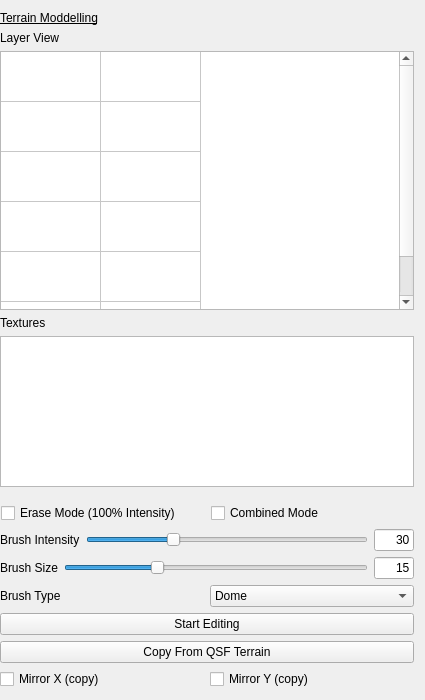
<?xml version="1.0" encoding="UTF-8"?>
<ui version="4.0">
 <class>TerrainTexturingToolbox</class>
 <widget class="QWidget" name="TerrainTexturingToolbox">
  <property name="windowModality">
   <enum>Qt::WindowModal</enum>
  </property>
  <property name="enabled">
   <bool>true</bool>
  </property>
  <property name="geometry">
   <rect>
    <x>0</x>
    <y>0</y>
    <width>425</width>
    <height>700</height>
   </rect>
  </property>
  <property name="minimumSize">
   <size>
    <width>256</width>
    <height>384</height>
   </size>
  </property>
  <property name="maximumSize">
   <size>
    <width>16777215</width>
    <height>16777215</height>
   </size>
  </property>
  <property name="focusPolicy">
   <enum>Qt::StrongFocus</enum>
  </property>
  <property name="windowTitle">
   <string>ID_INDICATOR_TITLE</string>
  </property>
  <layout class="QVBoxLayout" name="verticalLayout">
   <property name="spacing">
    <number>6</number>
   </property>
   <property name="leftMargin">
    <number>0</number>
   </property>
   <item>
    <widget class="QLabel" name="label_4">
     <property name="maximumSize">
      <size>
       <width>16777215</width>
       <height>40</height>
      </size>
     </property>
     <property name="styleSheet">
      <string notr="true">font: 75 10pt &quot;MS Shell Dlg 2&quot;;
text-decoration: underline;</string>
     </property>
     <property name="text">
      <string>Terrain Moddelling</string>
     </property>
    </widget>
   </item>
   <item>
    <widget class="QLabel" name="label_3">
     <property name="text">
      <string>Layer View</string>
     </property>
    </widget>
   </item>
   <item>
    <widget class="QTableWidget" name="tableWidget">
     <property name="maximumSize">
      <size>
       <width>16777215</width>
       <height>300</height>
      </size>
     </property>
     <property name="sizeAdjustPolicy">
      <enum>QAbstractScrollArea::AdjustToContents</enum>
     </property>
     <property name="dragDropMode">
      <enum>QAbstractItemView::NoDragDrop</enum>
     </property>
     <property name="rowCount">
      <number>6</number>
     </property>
     <property name="columnCount">
      <number>2</number>
     </property>
     <attribute name="horizontalHeaderVisible">
      <bool>false</bool>
     </attribute>
     <attribute name="horizontalHeaderCascadingSectionResizes">
      <bool>false</bool>
     </attribute>
     <attribute name="horizontalHeaderMinimumSectionSize">
      <number>50</number>
     </attribute>
     <attribute name="horizontalHeaderDefaultSectionSize">
      <number>100</number>
     </attribute>
     <attribute name="verticalHeaderVisible">
      <bool>false</bool>
     </attribute>
     <attribute name="verticalHeaderCascadingSectionResizes">
      <bool>false</bool>
     </attribute>
     <attribute name="verticalHeaderMinimumSectionSize">
      <number>20</number>
     </attribute>
     <attribute name="verticalHeaderDefaultSectionSize">
      <number>50</number>
     </attribute>
     <attribute name="verticalHeaderStretchLastSection">
      <bool>false</bool>
     </attribute>
     <row/>
     <row/>
     <row/>
     <row/>
     <row/>
     <row/>
     <column/>
     <column/>
    </widget>
   </item>
   <item>
    <widget class="QLabel" name="label_6">
     <property name="text">
      <string>Textures</string>
     </property>
    </widget>
   </item>
   <item>
    <widget class="QListWidget" name="listWidget">
     <property name="maximumSize">
      <size>
       <width>16777215</width>
       <height>300</height>
      </size>
     </property>
     <property name="dragEnabled">
      <bool>false</bool>
     </property>
     <property name="dragDropMode">
      <enum>QAbstractItemView::DragOnly</enum>
     </property>
    </widget>
   </item>
   <item>
    <layout class="QHBoxLayout" name="horizontalLayout">
     <property name="sizeConstraint">
      <enum>QLayout::SetDefaultConstraint</enum>
     </property>
     <property name="leftMargin">
      <number>1</number>
     </property>
     <property name="topMargin">
      <number>10</number>
     </property>
     <item>
      <widget class="QCheckBox" name="checkBox_erase">
       <property name="text">
        <string>Erase Mode (100% Intensity)</string>
       </property>
      </widget>
     </item>
     <item>
      <widget class="QCheckBox" name="checkBox_combined">
       <property name="text">
        <string>Combined Mode</string>
       </property>
      </widget>
     </item>
    </layout>
   </item>
   <item>
    <layout class="QHBoxLayout" name="horizontalLayout_2"/>
   </item>
   <item>
    <layout class="QHBoxLayout" name="horizontalLayout_7">
     <item>
      <widget class="QLabel" name="label">
       <property name="text">
        <string>Brush Intensity</string>
       </property>
      </widget>
     </item>
     <item>
      <widget class="QSlider" name="horizontalSlider">
       <property name="maximum">
        <number>100</number>
       </property>
       <property name="value">
        <number>30</number>
       </property>
       <property name="orientation">
        <enum>Qt::Horizontal</enum>
       </property>
      </widget>
     </item>
     <item>
      <widget class="QLineEdit" name="lineEdit">
       <property name="maximumSize">
        <size>
         <width>40</width>
         <height>16777215</height>
        </size>
       </property>
       <property name="layoutDirection">
        <enum>Qt::LeftToRight</enum>
       </property>
       <property name="text">
        <string>30</string>
       </property>
       <property name="alignment">
        <set>Qt::AlignRight|Qt::AlignTrailing|Qt::AlignVCenter</set>
       </property>
      </widget>
     </item>
    </layout>
   </item>
   <item>
    <layout class="QHBoxLayout" name="horizontalLayout_5">
     <property name="sizeConstraint">
      <enum>QLayout::SetNoConstraint</enum>
     </property>
     <item>
      <widget class="QLabel" name="label_2">
       <property name="text">
        <string>Brush Size</string>
       </property>
      </widget>
     </item>
     <item>
      <widget class="QSlider" name="horizontalSlider_2">
       <property name="minimum">
        <number>1</number>
       </property>
       <property name="maximum">
        <number>500</number>
       </property>
       <property name="value">
        <number>150</number>
       </property>
       <property name="orientation">
        <enum>Qt::Horizontal</enum>
       </property>
      </widget>
     </item>
     <item>
      <widget class="QLineEdit" name="lineEdit_5">
       <property name="minimumSize">
        <size>
         <width>0</width>
         <height>0</height>
        </size>
       </property>
       <property name="maximumSize">
        <size>
         <width>40</width>
         <height>16777215</height>
        </size>
       </property>
       <property name="text">
        <string>15</string>
       </property>
       <property name="alignment">
        <set>Qt::AlignRight|Qt::AlignTrailing|Qt::AlignVCenter</set>
       </property>
       <property name="readOnly">
        <bool>true</bool>
       </property>
      </widget>
     </item>
    </layout>
   </item>
   <item>
    <layout class="QHBoxLayout" name="horizontalLayout_3">
     <item>
      <widget class="QLabel" name="label_5">
       <property name="text">
        <string>Brush Type</string>
       </property>
      </widget>
     </item>
     <item>
      <widget class="QComboBox" name="comboBox">
       <item>
        <property name="text">
         <string>Dome</string>
        </property>
       </item>
       <item>
        <property name="text">
         <string>Cone</string>
        </property>
       </item>
       <item>
        <property name="text">
         <string>Cirlce</string>
        </property>
       </item>
       <item>
        <property name="text">
         <string>Quad</string>
        </property>
       </item>
      </widget>
     </item>
    </layout>
   </item>
   <item>
    <widget class="QPushButton" name="pushButtonSelect">
     <property name="text">
      <string>Start Editing</string>
     </property>
    </widget>
   </item>
   <item>
    <layout class="QHBoxLayout" name="horizontalLayout_4"/>
   </item>
   <item>
    <layout class="QVBoxLayout" name="verticalLayout_2">
     <item>
      <widget class="QPushButton" name="CopyFromQSFTerrain">
       <property name="text">
        <string>Copy From QSF Terrain</string>
       </property>
      </widget>
     </item>
     <item>
      <layout class="QHBoxLayout" name="horizontalLayout_6">
       <item>
        <widget class="QCheckBox" name="MirrorX">
         <property name="text">
          <string>Mirror X (copy)</string>
         </property>
        </widget>
       </item>
       <item>
        <widget class="QCheckBox" name="MirrorY">
         <property name="text">
          <string>Mirror Y (copy)</string>
         </property>
        </widget>
       </item>
      </layout>
     </item>
    </layout>
   </item>
  </layout>
 </widget>
 <resources/>
 <connections/>
</ui>
